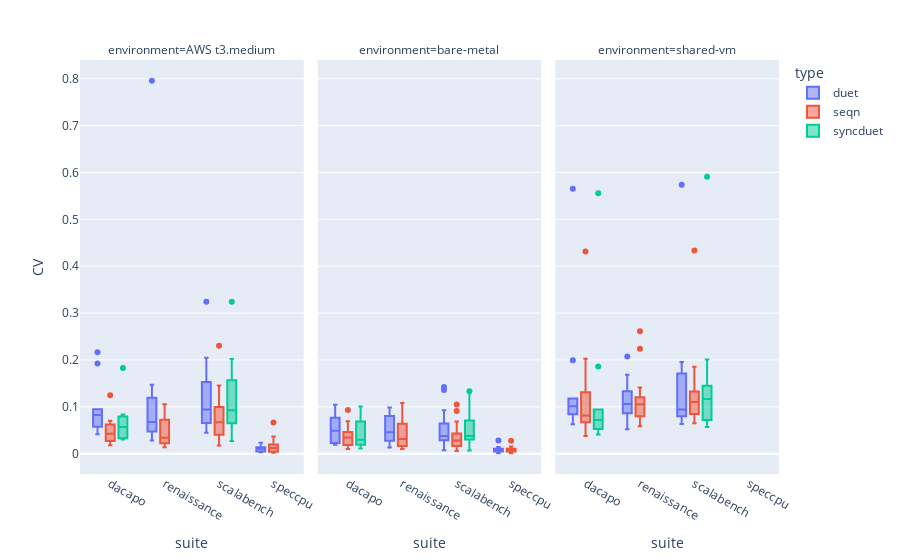

Here is the notebook cell this chart was saved with:
### Code cell
px.box(
    df_cv,
    x=RF.suite,
    y="CV",
    color=RF.type,
    facet_col=DF.env,
    hover_data=[RF.benchmark],
)

### Figure 1 — Plotly figure (JSON) as saved in the notebook; plotly's stock layout.template omitted (floating-point values rounded to 4 significant figures)
{"data": [{"alignmentgroup": "True", "customdata": [["avrora"], ["fop"], ["h2"], ["luindex"], ["lusearch"], ["pmd"], ["sunflow"], ["tradebeans"], ["tradesoap"], ["xalan"], ["akka-uct"], ["als"], ["chi-square"], ["db-shootout"], ["dec-tree"], ["dotty"], ["finagle-chirper"], ["finagle-http"], ["fj-kmeans"], ["future-genetic"], ["gauss-mix"], ["log-regression"], ["mnemonics"], ["movie-lens"], ["naive-bayes"], ["page-rank"], ["par-mnemonics"], ["philosophers"], ["reactors"], ["rx-scrabble"], ["scala-doku"], ["scala-kmeans"], ["scala-stm-bench7"], ["scrabble"], ["apparat"], ["avrora"], ["factorie"], ["fop"], ["h2"], ["kiama"], ["luindex"], ["lusearch"], ["pmd"], ["scalac"], ["scaladoc"], ["scalap"], ["scalariform"], ["scalatest"], ["scalaxb"], ["specs"], ["sunflow"], ["tmt"], ["tradebeans"], ["tradesoap"], ["xalan"], ["500_perlbench_r"], ["505_mcf_r"], ["507_cactuBSSN_r"], ["508_namd_r"], ["511_povray_r"], ["519_lbm_r"], ["520_omnetpp_r"], ["525_x264_r"], ["531_deepsjeng_r"], ["538_imagick_r"], ["541_leela_r"], ["544_nab_r"], ["548_exchange2_r"], ["549_fotonik3d_r"], ["554_roms_r"], ["557_xz_r"]], "hovertemplate": "type=duet<br>environment=AWS t3.medium<br>suite=%{x}<br>CV=%{y}<br>benchmark=%{customdata[0]}<extra></extra>", "legendgroup": "duet", "marker": {"color": "#636efa"}, "name": "duet", "notched": false, "offsetgroup": "duet", "orientation": "v", "showlegend": true, "type": "box", "x": ["dacapo", "dacapo", "dacapo", "dacapo", "dacapo", "dacapo", "dacapo", "dacapo", "dacapo", "dacapo", "renaissance", "renaissance", "renaissance", "renaissance", "renaissance", "renaissance", "renaissance", "renaissance", "renaissance", "renaissance", "renaissance", "renaissance", "renaissance", "renaissance", "renaissance", "renaissance", "renaissance", "renaissance", "renaissance", "renaissance", "renaissance", "renaissance", "renaissance", "renaissance", "scalabench", "scalabench", "scalabench", "scalabench", "scalabench", "scalabench", "scalabench", "scalabench", "scalabench", "scalabench", "scalabench", "scalabench", "scalabench", "scalabench", "scalabench", "scalabench", "scalabench", "scalabench", "scalabench", "scalabench", "scalabench", "speccpu", "speccpu", "speccpu", "speccpu", "speccpu", "speccpu", "speccpu", "speccpu", "speccpu", "speccpu", "speccpu", "speccpu", "speccpu", "speccpu", "speccpu", "speccpu"], "x0": " ", "xaxis": "x", "y": [0.04158, 0.1926, 0.05766, 0.08965, 0.2166, 0.095, 0.05243, 0.08234, 0.07807, 0.08239, 0.0523, 0.04587, 0.1188, 0.05616, 0.1088, 0.7958, 0.121, 0.06419, 0.02801, 0.05527, 0.03384, 0.1151, 0.04594, 0.03452, 0.1228, 0.0301, 0.05062, 0.1318, 0.1474, 0.1198, 0.04852, 0.08056, 0.08777, 0.07092, 0.06676, 0.07742, 0.1022, 0.2049, 0.0625, 0.1421, 0.04461, 0.1878, 0.09443, 0.1531, 0.1161, 0.1532, 0.1288, 0.06271, 0.2035, 0.06052, 0.0582, 0.3241, 0.07391, 0.0705, 0.07623, 0.01432, 0.01329, 0.02214, 0.007657, 0.002825, 0.01155, 0.02337, 0.003916, 0.01052, 0.004731, 0.005165, 0.009317, 0.003612, 0.01042, 0.01426, 0.01372], "y0": " ", "yaxis": "y"}, {"alignmentgroup": "True", "customdata": [["avrora"], ["fop"], ["h2"], ["luindex"], ["lusearch"], ["pmd"], ["sunflow"], ["tradebeans"], ["tradesoap"], ["xalan"], ["akka-uct"], ["als"], ["chi-square"], ["db-shootout"], ["dec-tree"], ["dotty"], ["finagle-chirper"], ["finagle-http"], ["fj-kmeans"], ["future-genetic"], ["gauss-mix"], ["log-regression"], ["mnemonics"], ["movie-lens"], ["naive-bayes"], ["page-rank"], ["par-mnemonics"], ["philosophers"], ["reactors"], ["rx-scrabble"], ["scala-doku"], ["scala-kmeans"], ["scala-stm-bench7"], ["scrabble"], ["apparat"], ["avrora"], ["factorie"], ["fop"], ["h2"], ["kiama"], ["luindex"], ["lusearch"], ["pmd"], ["scalac"], ["scaladoc"], ["scalap"], ["scalariform"], ["scalatest"], ["scalaxb"], ["specs"], ["sunflow"], ["tmt"], ["tradebeans"], ["tradesoap"], ["xalan"], ["500_perlbench_r"], ["505_mcf_r"], ["507_cactuBSSN_r"], ["508_namd_r"], ["511_povray_r"], ["519_lbm_r"], ["520_omnetpp_r"], ["525_x264_r"], ["531_deepsjeng_r"], ["538_imagick_r"], ["541_leela_r"], ["544_nab_r"], ["548_exchange2_r"], ["549_fotonik3d_r"], ["554_roms_r"], ["557_xz_r"]], "hovertemplate": "type=duet<br>environment=bare-metal<br>suite=%{x}<br>CV=%{y}<br>benchmark=%{customdata[0]}<extra></extra>", "legendgroup": "duet", "marker": {"color": "#636efa"}, "name": "duet", "notched": false, "offsetgroup": "duet", "orientation": "v", "showlegend": false, "type": "box", "x": ["dacapo", "dacapo", "dacapo", "dacapo", "dacapo", "dacapo", "dacapo", "dacapo", "dacapo", "dacapo", "renaissance", "renaissance", "renaissance", "renaissance", "renaissance", "renaissance", "renaissance", "renaissance", "renaissance", "renaissance", "renaissance", "renaissance", "renaissance", "renaissance", "renaissance", "renaissance", "renaissance", "renaissance", "renaissance", "renaissance", "renaissance", "renaissance", "renaissance", "renaissance", "scalabench", "scalabench", "scalabench", "scalabench", "scalabench", "scalabench", "scalabench", "scalabench", "scalabench", "scalabench", "scalabench", "scalabench", "scalabench", "scalabench", "scalabench", "scalabench", "scalabench", "scalabench", "scalabench", "scalabench", "scalabench", "speccpu", "speccpu", "speccpu", "speccpu", "speccpu", "speccpu", "speccpu", "speccpu", "speccpu", "speccpu", "speccpu", "speccpu", "speccpu", "speccpu", "speccpu", "speccpu"], "x0": " ", "xaxis": "x2", "y": [0.02931, 0.03075, 0.06814, 0.1044, 0.07686, 0.01995, 0.0667, 0.0191, 0.02278, 0.07921, 0.09847, 0.04526, 0.06421, 0.08143, 0.08144, 0.02676, 0.05646, 0.07954, 0.07096, 0.02836, 0.04506, 0.09391, 0.02193, 0.02505, 0.02977, 0.04648, 0.01759, 0.03927, 0.06302, 0.03262, 0.08516, 0.01324, 0.02115, 0.08473, 0.0379, 0.02997, 0.06363, 0.02375, 0.06943, 0.04495, 0.136, 0.0925, 0.02523, 0.03466, 0.02164, 0.0414, 0.03111, 0.04415, 0.03001, 0.007261, 0.05123, 0.1424, 0.01948, 0.02951, 0.06708, 0.004042, 0.006837, 0.02811, 0.008062, 0.00776, 0.009668, 0.006536, 0.002582, 0.002003, 0.0144, 0.0008429, 0.007881, 0.01186, 0.008884, 0.01104, 0.005759], "y0": " ", "yaxis": "y2"}, {"alignmentgroup": "True", "customdata": [["avrora"], ["fop"], ["h2"], ["luindex"], ["lusearch"], ["pmd"], ["sunflow"], ["tradebeans"], ["tradesoap"], ["xalan"], ["akka-uct"], ["als"], ["chi-square"], ["db-shootout"], ["dec-tree"], ["dotty"], ["finagle-chirper"], ["finagle-http"], ["fj-kmeans"], ["future-genetic"], ["gauss-mix"], ["log-regression"], ["mnemonics"], ["movie-lens"], ["naive-bayes"], ["page-rank"], ["par-mnemonics"], ["philosophers"], ["reactors"], ["rx-scrabble"], ["scala-doku"], ["scala-kmeans"], ["scala-stm-bench7"], ["scrabble"], ["apparat"], ["avrora"], ["factorie"], ["fop"], ["h2"], ["kiama"], ["luindex"], ["lusearch"], ["pmd"], ["scalac"], ["scaladoc"], ["scalap"], ["scalariform"], ["scalatest"], ["scalaxb"], ["specs"], ["sunflow"], ["tmt"], ["tradebeans"], ["tradesoap"], ["xalan"]], "hovertemplate": "type=duet<br>environment=shared-vm<br>suite=%{x}<br>CV=%{y}<br>benchmark=%{customdata[0]}<extra></extra>", "legendgroup": "duet", "marker": {"color": "#636efa"}, "name": "duet", "notched": false, "offsetgroup": "duet", "orientation": "v", "showlegend": false, "type": "box", "x": ["dacapo", "dacapo", "dacapo", "dacapo", "dacapo", "dacapo", "dacapo", "dacapo", "dacapo", "dacapo", "renaissance", "renaissance", "renaissance", "renaissance", "renaissance", "renaissance", "renaissance", "renaissance", "renaissance", "renaissance", "renaissance", "renaissance", "renaissance", "renaissance", "renaissance", "renaissance", "renaissance", "renaissance", "renaissance", "renaissance", "renaissance", "renaissance", "renaissance", "renaissance", "scalabench", "scalabench", "scalabench", "scalabench", "scalabench", "scalabench", "scalabench", "scalabench", "scalabench", "scalabench", "scalabench", "scalabench", "scalabench", "scalabench", "scalabench", "scalabench", "scalabench", "scalabench", "scalabench", "scalabench", "scalabench"], "x0": " ", "xaxis": "x3", "y": [0.08762, 0.1992, 0.08424, 0.5651, 0.06263, 0.1179, 0.1046, 0.0742, 0.1061, 0.09779, 0.09958, 0.09825, 0.1184, 0.1162, 0.1502, 0.1312, 0.05936, 0.1141, 0.0519, 0.1313, 0.09262, 0.2072, 0.07164, 0.106, 0.06225, 0.08808, 0.08854, 0.1396, 0.1683, 0.1445, 0.1059, 0.1351, 0.08436, 0.06592, 0.08874, 0.09411, 0.08518, 0.1955, 0.0813, 0.1357, 0.5741, 0.132, 0.09393, 0.1638, 0.1641, 0.1918, 0.1688, 0.06646, 0.1776, 0.07014, 0.06652, 0.1809, 0.08428, 0.07531, 0.06336], "y0": " ", "yaxis": "y3"}, {"alignmentgroup": "True", "customdata": [["avrora"], ["fop"], ["h2"], ["luindex"], ["lusearch"], ["pmd"], ["sunflow"], ["tradebeans"], ["tradesoap"], ["xalan"], ["akka-uct"], ["als"], ["chi-square"], ["db-shootout"], ["dec-tree"], ["dotty"], ["finagle-chirper"], ["finagle-http"], ["fj-kmeans"], ["future-genetic"], ["gauss-mix"], ["log-regression"], ["mnemonics"], ["movie-lens"], ["naive-bayes"], ["page-rank"], ["par-mnemonics"], ["philosophers"], ["reactors"], ["rx-scrabble"], ["scala-doku"], ["scala-kmeans"], ["scala-stm-bench7"], ["scrabble"], ["apparat"], ["avrora"], ["factorie"], ["fop"], ["h2"], ["kiama"], ["luindex"], ["lusearch"], ["pmd"], ["scalac"], ["scaladoc"], ["scalap"], ["scalariform"], ["scalatest"], ["scalaxb"], ["specs"], ["sunflow"], ["tmt"], ["tradebeans"], ["tradesoap"], ["xalan"], ["500_perlbench_r"], ["505_mcf_r"], ["507_cactuBSSN_r"], ["508_namd_r"], ["511_povray_r"], ["519_lbm_r"], ["520_omnetpp_r"], ["525_x264_r"], ["531_deepsjeng_r"], ["538_imagick_r"], ["541_leela_r"], ["544_nab_r"], ["548_exchange2_r"], ["549_fotonik3d_r"], ["554_roms_r"], ["557_xz_r"]], "hovertemplate": "type=seqn<br>environment=AWS t3.medium<br>suite=%{x}<br>CV=%{y}<br>benchmark=%{customdata[0]}<extra></extra>", "legendgroup": "seqn", "marker": {"color": "#EF553B"}, "name": "seqn", "notched": false, "offsetgroup": "seqn", "orientation": "v", "showlegend": true, "type": "box", "x": ["dacapo", "dacapo", "dacapo", "dacapo", "dacapo", "dacapo", "dacapo", "dacapo", "dacapo", "dacapo", "renaissance", "renaissance", "renaissance", "renaissance", "renaissance", "renaissance", "renaissance", "renaissance", "renaissance", "renaissance", "renaissance", "renaissance", "renaissance", "renaissance", "renaissance", "renaissance", "renaissance", "renaissance", "renaissance", "renaissance", "renaissance", "renaissance", "renaissance", "renaissance", "scalabench", "scalabench", "scalabench", "scalabench", "scalabench", "scalabench", "scalabench", "scalabench", "scalabench", "scalabench", "scalabench", "scalabench", "scalabench", "scalabench", "scalabench", "scalabench", "scalabench", "scalabench", "scalabench", "scalabench", "scalabench", "speccpu", "speccpu", "speccpu", "speccpu", "speccpu", "speccpu", "speccpu", "speccpu", "speccpu", "speccpu", "speccpu", "speccpu", "speccpu", "speccpu", "speccpu", "speccpu"], "x0": " ", "xaxis": "x", "y": [0.0182, 0.1246, 0.0624, 0.02717, 0.04341, 0.07009, 0.02352, 0.04126, 0.03425, 0.05113, 0.04417, 0.02136, 0.09268, 0.02654, 0.1023, 0.09649, 0.03966, 0.06624, 0.01481, 0.0194, 0.0346, 0.1055, 0.01391, 0.01394, 0.03479, 0.03877, 0.03231, 0.03346, 0.02379, 0.09854, 0.02102, 0.07859, 0.03251, 0.02343, 0.06691, 0.01751, 0.1176, 0.1246, 0.06461, 0.1069, 0.03701, 0.04066, 0.06689, 0.08737, 0.07413, 0.0972, 0.09083, 0.04922, 0.1454, 0.03872, 0.0228, 0.2303, 0.04397, 0.03453, 0.05259, 0.03679, 0.01113, 0.0143, 0.001804, 0.003886, 0.02657, 0.06653, 0.004557, 0.01282, 0.007232, 0.003322, 0.003945, 0.004101, 0.01544, 0.0177, 0.02201], "y0": " ", "yaxis": "y"}, {"alignmentgroup": "True", "customdata": [["avrora"], ["fop"], ["h2"], ["luindex"], ["lusearch"], ["pmd"], ["sunflow"], ["tradebeans"], ["tradesoap"], ["xalan"], ["akka-uct"], ["als"], ["chi-square"], ["db-shootout"], ["dec-tree"], ["dotty"], ["finagle-chirper"], ["finagle-http"], ["fj-kmeans"], ["future-genetic"], ["gauss-mix"], ["log-regression"], ["mnemonics"], ["movie-lens"], ["naive-bayes"], ["page-rank"], ["par-mnemonics"], ["philosophers"], ["reactors"], ["rx-scrabble"], ["scala-doku"], ["scala-kmeans"], ["scala-stm-bench7"], ["scrabble"], ["apparat"], ["avrora"], ["factorie"], ["fop"], ["h2"], ["kiama"], ["luindex"], ["lusearch"], ["pmd"], ["scalac"], ["scaladoc"], ["scalap"], ["scalariform"], ["scalatest"], ["scalaxb"], ["specs"], ["sunflow"], ["tmt"], ["tradebeans"], ["tradesoap"], ["xalan"], ["500_perlbench_r"], ["505_mcf_r"], ["507_cactuBSSN_r"], ["508_namd_r"], ["511_povray_r"], ["519_lbm_r"], ["520_omnetpp_r"], ["525_x264_r"], ["531_deepsjeng_r"], ["538_imagick_r"], ["541_leela_r"], ["544_nab_r"], ["548_exchange2_r"], ["549_fotonik3d_r"], ["554_roms_r"], ["557_xz_r"]], "hovertemplate": "type=seqn<br>environment=bare-metal<br>suite=%{x}<br>CV=%{y}<br>benchmark=%{customdata[0]}<extra></extra>", "legendgroup": "seqn", "marker": {"color": "#EF553B"}, "name": "seqn", "notched": false, "offsetgroup": "seqn", "orientation": "v", "showlegend": false, "type": "box", "x": ["dacapo", "dacapo", "dacapo", "dacapo", "dacapo", "dacapo", "dacapo", "dacapo", "dacapo", "dacapo", "renaissance", "renaissance", "renaissance", "renaissance", "renaissance", "renaissance", "renaissance", "renaissance", "renaissance", "renaissance", "renaissance", "renaissance", "renaissance", "renaissance", "renaissance", "renaissance", "renaissance", "renaissance", "renaissance", "renaissance", "renaissance", "renaissance", "renaissance", "renaissance", "scalabench", "scalabench", "scalabench", "scalabench", "scalabench", "scalabench", "scalabench", "scalabench", "scalabench", "scalabench", "scalabench", "scalabench", "scalabench", "scalabench", "scalabench", "scalabench", "scalabench", "scalabench", "scalabench", "scalabench", "scalabench", "speccpu", "speccpu", "speccpu", "speccpu", "speccpu", "speccpu", "speccpu", "speccpu", "speccpu", "speccpu", "speccpu", "speccpu", "speccpu", "speccpu", "speccpu", "speccpu"], "x0": " ", "xaxis": "x2", "y": [0.04133, 0.03281, 0.06902, 0.0931, 0.0464, 0.01463, 0.03589, 0.01857, 0.009984, 0.03281, 0.0695, 0.01166, 0.0403, 0.05859, 0.03411, 0.01393, 0.02763, 0.01341, 0.04192, 0.0139, 0.0369, 0.07286, 0.02824, 0.01018, 0.03963, 0.02784, 0.02485, 0.07041, 0.07138, 0.02551, 0.1038, 0.01277, 0.01943, 0.1083, 0.02321, 0.0429, 0.05865, 0.017, 0.06862, 0.02458, 0.1049, 0.04367, 0.01462, 0.02024, 0.01519, 0.03409, 0.03259, 0.03528, 0.01196, 0.00584, 0.03677, 0.09091, 0.01761, 0.009565, 0.02825, 0.00427, 0.006757, 0.02775, 0.008509, 0.008263, 0.004673, 0.005893, 0.002474, 0.002268, 0.0153, 0.001045, 0.007743, 0.01258, 0.01229, 0.005368, 0.005626], "y0": " ", "yaxis": "y2"}, {"alignmentgroup": "True", "customdata": [["avrora"], ["fop"], ["h2"], ["luindex"], ["lusearch"], ["pmd"], ["sunflow"], ["tradebeans"], ["tradesoap"], ["xalan"], ["akka-uct"], ["als"], ["chi-square"], ["db-shootout"], ["dec-tree"], ["dotty"], ["finagle-chirper"], ["finagle-http"], ["fj-kmeans"], ["future-genetic"], ["gauss-mix"], ["log-regression"], ["mnemonics"], ["movie-lens"], ["naive-bayes"], ["page-rank"], ["par-mnemonics"], ["philosophers"], ["reactors"], ["rx-scrabble"], ["scala-doku"], ["scala-kmeans"], ["scala-stm-bench7"], ["scrabble"], ["apparat"], ["avrora"], ["factorie"], ["fop"], ["h2"], ["kiama"], ["luindex"], ["lusearch"], ["pmd"], ["scalac"], ["scaladoc"], ["scalap"], ["scalariform"], ["scalatest"], ["scalaxb"], ["specs"], ["sunflow"], ["tmt"], ["tradebeans"], ["tradesoap"], ["xalan"]], "hovertemplate": "type=seqn<br>environment=shared-vm<br>suite=%{x}<br>CV=%{y}<br>benchmark=%{customdata[0]}<extra></extra>", "legendgroup": "seqn", "marker": {"color": "#EF553B"}, "name": "seqn", "notched": false, "offsetgroup": "seqn", "orientation": "v", "showlegend": false, "type": "box", "x": ["dacapo", "dacapo", "dacapo", "dacapo", "dacapo", "dacapo", "dacapo", "dacapo", "dacapo", "dacapo", "renaissance", "renaissance", "renaissance", "renaissance", "renaissance", "renaissance", "renaissance", "renaissance", "renaissance", "renaissance", "renaissance", "renaissance", "renaissance", "renaissance", "renaissance", "renaissance", "renaissance", "renaissance", "renaissance", "renaissance", "renaissance", "renaissance", "renaissance", "renaissance", "scalabench", "scalabench", "scalabench", "scalabench", "scalabench", "scalabench", "scalabench", "scalabench", "scalabench", "scalabench", "scalabench", "scalabench", "scalabench", "scalabench", "scalabench", "scalabench", "scalabench", "scalabench", "scalabench", "scalabench", "scalabench"], "x0": " ", "xaxis": "x3", "y": [0.03797, 0.2025, 0.0693, 0.4312, 0.119, 0.06831, 0.09384, 0.06718, 0.04829, 0.131, 0.09705, 0.05872, 0.09805, 0.08467, 0.1038, 0.1048, 0.06636, 0.2237, 0.06041, 0.2614, 0.1158, 0.1414, 0.07337, 0.07276, 0.1109, 0.1057, 0.09977, 0.1075, 0.07516, 0.1313, 0.1191, 0.1072, 0.1401, 0.1213, 0.06515, 0.084, 0.1093, 0.1857, 0.08469, 0.1381, 0.4334, 0.09469, 0.06865, 0.1322, 0.1104, 0.1121, 0.0988, 0.1187, 0.1421, 0.0697, 0.09191, 0.1123, 0.078, 0.1106, 0.1352], "y0": " ", "yaxis": "y3"}, {"alignmentgroup": "True", "customdata": [["avrora"], ["fop"], ["h2"], ["luindex"], ["lusearch"], ["pmd"], ["sunflow"], ["tradebeans"], ["tradesoap"], ["xalan"], ["apparat"], ["avrora"], ["factorie"], ["fop"], ["h2"], ["kiama"], ["luindex"], ["lusearch"], ["pmd"], ["scalac"], ["scaladoc"], ["scalap"], ["scalariform"], ["scalatest"], ["scalaxb"], ["specs"], ["sunflow"], ["tmt"], ["tradebeans"], ["tradesoap"], ["xalan"]], "hovertemplate": "type=syncduet<br>environment=AWS t3.medium<br>suite=%{x}<br>CV=%{y}<br>benchmark=%{customdata[0]}<extra></extra>", "legendgroup": "syncduet", "marker": {"color": "#00cc96"}, "name": "syncduet", "notched": false, "offsetgroup": "syncduet", "orientation": "v", "showlegend": true, "type": "box", "x": ["dacapo", "dacapo", "dacapo", "dacapo", "dacapo", "dacapo", "dacapo", "dacapo", "dacapo", "dacapo", "scalabench", "scalabench", "scalabench", "scalabench", "scalabench", "scalabench", "scalabench", "scalabench", "scalabench", "scalabench", "scalabench", "scalabench", "scalabench", "scalabench", "scalabench", "scalabench", "scalabench", "scalabench", "scalabench", "scalabench", "scalabench"], "x0": " ", "xaxis": "x", "y": [0.03293, 0.1828, 0.06144, 0.03028, 0.03226, 0.08374, 0.04812, 0.06264, 0.07927, 0.05251, 0.06731, 0.02724, 0.1112, 0.1876, 0.05343, 0.1388, 0.04706, 0.168, 0.09254, 0.1665, 0.1105, 0.1537, 0.131, 0.06517, 0.2019, 0.06362, 0.05812, 0.324, 0.07297, 0.07734, 0.08403], "y0": " ", "yaxis": "y"}, {"alignmentgroup": "True", "customdata": [["avrora"], ["fop"], ["h2"], ["luindex"], ["lusearch"], ["pmd"], ["sunflow"], ["tradebeans"], ["tradesoap"], ["xalan"], ["apparat"], ["avrora"], ["factorie"], ["fop"], ["h2"], ["kiama"], ["luindex"], ["lusearch"], ["pmd"], ["scalac"], ["scaladoc"], ["scalap"], ["scalariform"], ["scalatest"], ["scalaxb"], ["specs"], ["sunflow"], ["tmt"], ["tradebeans"], ["tradesoap"], ["xalan"]], "hovertemplate": "type=syncduet<br>environment=bare-metal<br>suite=%{x}<br>CV=%{y}<br>benchmark=%{customdata[0]}<extra></extra>", "legendgroup": "syncduet", "marker": {"color": "#00cc96"}, "name": "syncduet", "notched": false, "offsetgroup": "syncduet", "orientation": "v", "showlegend": false, "type": "box", "x": ["dacapo", "dacapo", "dacapo", "dacapo", "dacapo", "dacapo", "dacapo", "dacapo", "dacapo", "dacapo", "scalabench", "scalabench", "scalabench", "scalabench", "scalabench", "scalabench", "scalabench", "scalabench", "scalabench", "scalabench", "scalabench", "scalabench", "scalabench", "scalabench", "scalabench", "scalabench", "scalabench", "scalabench", "scalabench", "scalabench", "scalabench"], "x0": " ", "xaxis": "x2", "y": [0.0285, 0.1009, 0.06857, 0.08067, 0.03464, 0.01898, 0.02158, 0.0175, 0.01102, 0.03063, 0.03752, 0.02997, 0.07213, 0.0305, 0.07058, 0.0428, 0.1318, 0.102, 0.02067, 0.03711, 0.02143, 0.04113, 0.03253, 0.03909, 0.03734, 0.006983, 0.05785, 0.1333, 0.019, 0.03191, 0.07547], "y0": " ", "yaxis": "y2"}, {"alignmentgroup": "True", "customdata": [["avrora"], ["fop"], ["h2"], ["luindex"], ["lusearch"], ["pmd"], ["sunflow"], ["tradebeans"], ["tradesoap"], ["xalan"], ["apparat"], ["avrora"], ["factorie"], ["fop"], ["h2"], ["kiama"], ["luindex"], ["lusearch"], ["pmd"], ["scalac"], ["scaladoc"], ["scalap"], ["scalariform"], ["scalatest"], ["scalaxb"], ["specs"], ["sunflow"], ["tmt"], ["tradebeans"], ["tradesoap"], ["xalan"]], "hovertemplate": "type=syncduet<br>environment=shared-vm<br>suite=%{x}<br>CV=%{y}<br>benchmark=%{customdata[0]}<extra></extra>", "legendgroup": "syncduet", "marker": {"color": "#00cc96"}, "name": "syncduet", "notched": false, "offsetgroup": "syncduet", "orientation": "v", "showlegend": false, "type": "box", "x": ["dacapo", "dacapo", "dacapo", "dacapo", "dacapo", "dacapo", "dacapo", "dacapo", "dacapo", "dacapo", "scalabench", "scalabench", "scalabench", "scalabench", "scalabench", "scalabench", "scalabench", "scalabench", "scalabench", "scalabench", "scalabench", "scalabench", "scalabench", "scalabench", "scalabench", "scalabench", "scalabench", "scalabench", "scalabench", "scalabench", "scalabench"], "x0": " ", "xaxis": "x3", "y": [0.08764, 0.1861, 0.067, 0.5557, 0.05954, 0.07659, 0.09445, 0.04819, 0.05258, 0.04083, 0.06957, 0.115, 0.1169, 0.2011, 0.08053, 0.1446, 0.5909, 0.06883, 0.08137, 0.1492, 0.1198, 0.1253, 0.1204, 0.07262, 0.1694, 0.0703, 0.06913, 0.1379, 0.147, 0.05685, 0.08149], "y0": " ", "yaxis": "y3"}], "layout": {"annotations": [{"font": {}, "showarrow": false, "text": "environment=AWS t3.medium", "x": 0.16, "xanchor": "center", "xref": "paper", "y": 1, "yanchor": "bottom", "yref": "paper"}, {"font": {}, "showarrow": false, "text": "environment=bare-metal", "x": 0.5, "xanchor": "center", "xref": "paper", "y": 1, "yanchor": "bottom", "yref": "paper"}, {"font": {}, "showarrow": false, "text": "environment=shared-vm", "x": 0.84, "xanchor": "center", "xref": "paper", "y": 1, "yanchor": "bottom", "yref": "paper"}], "boxmode": "group", "legend": {"title": {"text": "type"}, "tracegroupgap": 0}, "margin": {"t": 60}, "xaxis": {"anchor": "y", "domain": [0, 0.32], "title": {"text": "suite"}}, "xaxis2": {"anchor": "y2", "domain": [0.34, 0.66], "matches": "x", "title": {"text": "suite"}}, "xaxis3": {"anchor": "y3", "domain": [0.68, 1.0], "matches": "x", "title": {"text": "suite"}}, "yaxis": {"anchor": "x", "domain": [0, 1], "title": {"text": "CV"}}, "yaxis2": {"anchor": "x2", "domain": [0, 1], "matches": "y", "showticklabels": false}, "yaxis3": {"anchor": "x3", "domain": [0, 1], "matches": "y", "showticklabels": false}}}
